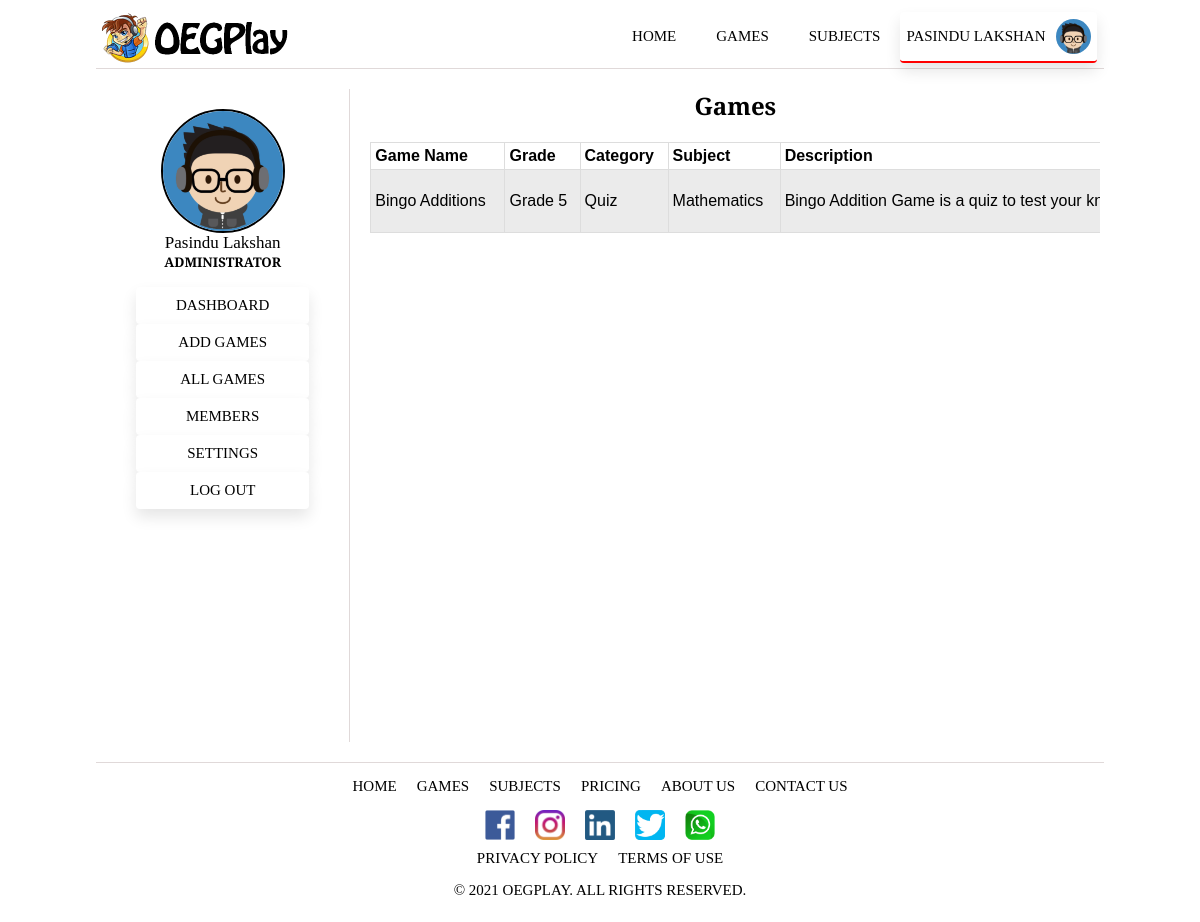
Screenshot of /all-games.php (signed in) with the database file from the repository.
### tables this page shows
CREATE TABLE `game` (
  `gameID` int(11) NOT NULL AUTO_INCREMENT,
  `gameName` varchar(128) NOT NULL,
  `gameGrade` varchar(128) NOT NULL,
  `gameCategory` varchar(128) NOT NULL,
  `gameSubject` varchar(128) NOT NULL,
  `gameDescription` varchar(1000) DEFAULT NULL,
  `gameInstructions` varchar(1000) DEFAULT NULL,
  `gameAccess` char(10) NOT NULL,
  `adminID` int(11) NOT NULL,
  `devID` int(11) NOT NULL,
  `gFile` varchar(256) DEFAULT NULL,
  `gThumbnail` varchar(256) DEFAULT NULL,
  `added_date` date NOT NULL,
  `last_modified_date` date NOT NULL,
  PRIMARY KEY (`gameID`),
  KEY `FK_Game1` (`adminID`),
  KEY `FK_Game2` (`devID`),
  CONSTRAINT `FK_Game1` FOREIGN KEY (`adminID`) REFERENCES `admin` (`adminID`),
  CONSTRAINT `FK_Game2` FOREIGN KEY (`devID`) REFERENCES `developer` (`devID`)
);

### all-games.php (the view, shortened to what this page needs)
<?php
    include 'header.php';
?>
  <div class="a-container">
    <?php include 'admin-sidebar.php'; ?>
    <div class="alg-container">
      <h2>Games</h2>
      <div class = "table" >
      <table class = "games-table">
        <tr>
          <th>Game Name</th>
          <th>Grade</th>
          <th>Category</th>
          <th>Subject</th>
          <th>Description</th>
        </tr>
        <?php
            require 'includes/database.inc.php';
            $sql = "SELECT gameID, gameName, gameGrade, gameCategory, gameSubject, gameDescription, gameAccess, adminID, devID FROM Game";
            $result = mysqli_query($conn, $sql);
            if (mysqli_num_rows($result) > 0) {
              while($row = mysqli_fetch_assoc($result)) {
                echo '<tr>';
                echo '<td>'.$row["gameName"].'</td>';
                echo '<td>'.$row["gameGrade"].'</td>';
                echo '<td>'.$row["gameCategory"].'</td>';
                echo '<td>'.$row["gameSubject"].'</td>';
                echo '<td>'.$row["gameDescription"].'</td>';
                echo '</tr>';
              }
            }
            else {
              echo '<tr>';
              echo '<td colspan="10">O Games Found!</td>';
              echo '</tr>';
            }
        ?>
      </table>
      </div>
    </div>
  </div>
<?php include('./footer.php'); ?>

### css/sidebar.css (style rules this page uses)
.a-container { display: flex; }

### css/all-games.css (style rules this page uses)
.alg-container { margin-left: 20px; font-family: "Bree Serif", serif; margin-bottom: 20px; }
.alg-container h2 { text-align: center; }
table { font-family: arial, sans-serif; border-collapse: collapse; width: 200%; }
.table { width: 730px; height: 600px; overflow: scroll; }
td, th { border: 1px solid #dddddd; text-align: left; padding: 4px; }
tr:nth-child(even) { background-color: #ebebeb; }

### css/header.css (style rules this page uses)
html { max-width: 1024px; margin: auto; }

### rows the page displays
game: gameName "Bingo Additions", gameGrade "Grade 5", gameCategory "Quiz", gameSubject "Mathematics", gameDescription "Bingo Addition Game is a quiz to test your…"

### other values shown
$_SESSION["firstName"] "PASINDU"
$_SESSION["lastName"] "LAKSHAN"
$_SESSION["firstName"] "Pasindu"
$_SESSION["lastName"] "Lakshan"
